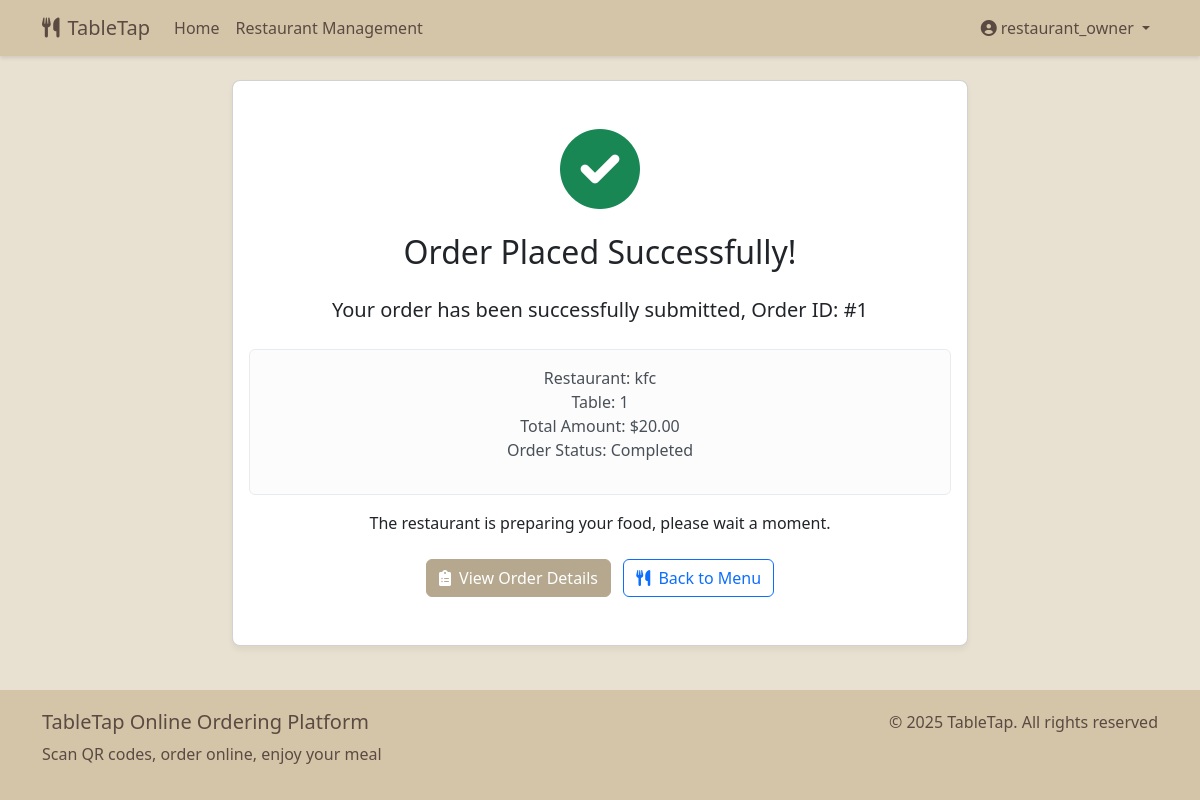
The page /order/order/1/success/ (signed in) on the database its author committed.
### user/models.py (models this page shows, shortened)
class User(AbstractUser):
    USER_TYPE_CHOICES = (
        ('customer', 'Customer'),
        ('restaurant', 'Restaurant Owner'),
        ('admin', 'Administrator'),
    )
    user_type = models.CharField('User Type', max_length=10, choices=USER_TYPE_CHOICES, default='customer')
    phone = models.CharField('Phone Number', max_length=15, blank=True)
    class Meta:
        verbose_name = 'User'
        verbose_name_plural = 'Users'
    @property
    def is_restaurant_owner(self):
        return self.user_type == 'restaurant'

### order/models.py (models this page shows, shortened)
class Order(models.Model):
    STATUS_CHOICES = (
        ('pending', 'Pending'),
        ('preparing', 'Preparing'),
        ('served', 'Served'),
        ('completed', 'Completed'),
        ('cancelled', 'Cancelled'),
    )
    customer = models.ForeignKey(settings.AUTH_USER_MODEL, on_delete=models.SET_NULL, null=True, blank=True, related_name='orders')
    restaurant = models.ForeignKey(Restaurant, on_delete=models.CASCADE, related_name='orders')
    table = models.ForeignKey(Table, on_delete=models.SET_NULL, null=True, related_name='orders')
    status = models.CharField('Order Status', max_length=20, choices=STATUS_CHOICES, default='pending')
    special_instructions = models.TextField('Special Instructions', blank=True)
    total_price = models.DecimalField('Total Price', max_digits=10, decimal_places=2, default=0)
    created_at = models.DateTimeField('Created At', auto_now_add=True)
    updated_at = models.DateTimeField('Updated At', auto_now=True)
    class Meta:
        verbose_name = 'Order'
        verbose_name_plural = 'Orders'
        ordering = ['-created_at']

### restaurant/models.py (models this page shows, shortened)
class Restaurant(models.Model):
    owner = models.ForeignKey(settings.AUTH_USER_MODEL, on_delete=models.CASCADE, related_name='restaurants')
    name = models.CharField('Restaurant Name', max_length=100)
    description = models.TextField('Description', blank=True)
    address = models.CharField('Address', max_length=200)
    phone = models.CharField('Contact Phone', max_length=15)
    logo = models.ImageField('Restaurant Logo', upload_to='restaurant_logos/', blank=True, null=True)
    is_active = models.BooleanField('Active Status', default=True)
    created_at = models.DateTimeField('Created At', auto_now_add=True)
    updated_at = models.DateTimeField('Updated At', auto_now=True)
    class Meta:
        verbose_name = 'Restaurant'
        verbose_name_plural = 'Restaurants'

class Table(models.Model):
    restaurant = models.ForeignKey(Restaurant, on_delete=models.CASCADE, related_name='tables')
    name = models.CharField('Table Name/Number', max_length=50)
    seats = models.PositiveSmallIntegerField('Number of Seats', default=4)
    qr_code = models.ImageField('QR Code', upload_to='table_qrcodes/', blank=True, null=True)
    uuid = models.UUIDField(default=uuid.uuid4, editable=False, unique=True)
    is_active = models.BooleanField('Active Status', default=True)
    created_at = models.DateTimeField('Created At', auto_now_add=True)
    class Meta:
        verbose_name = 'Table'
        verbose_name_plural = 'Tables'

### order/views.py (the view)
# urls.py: path('order/<int:order_id>/success/', views.order_success, name='order_success'),
@login_required
def order_success(request, order_id):
    order = get_object_or_404(Order, id=order_id)
    if request.user != order.customer and not request.user.is_superuser and not (request.user.is_restaurant_owner and request.user == order.restaurant.owner):
        return HttpResponseForbidden("You do not have permission to access this page")
    return render(request, 'order/order_success.html', {'order': order})

### templates/order/order_success.html (shortened to what this page needs)
{% extends 'base.html' %}
{% block content %}
<div class="row">
    <div class="col-md-8 offset-md-2">
        <div class="card">
            <div class="card-body text-center py-5">
                <i class="fas fa-check-circle fa-5x text-success mb-4"></i>
                <h2 class="mb-4">Order Placed Successfully!</h2>
                <p class="lead">Your order has been successfully submitted, Order ID: <strong>#{{ order.id }}</strong></p>
                <div class="alert alert-light mt-4">
                    <p>Restaurant: {{ order.restaurant.name }}<br>
                    Table: {{ order.table.name }}<br>
                    Total Amount: ${{ order.total_price }}<br>
                    Order Status: {{ order.get_status_display }}</p>
                </div>
                <p>The restaurant is preparing your food, please wait a moment.</p>
                <div class="mt-4">
                    <a href="{% url 'order:order_detail' order.id %}" class="btn btn-primary">
                        <i class="fas fa-clipboard-list me-1"></i> View Order Details
                    </a>
                    <a href="{% url 'menu:menu_view' order.table.uuid %}" class="btn btn-outline-primary ms-2">
                        <i class="fas fa-utensils me-1"></i> Back to Menu
                    </a>
                </div>
            </div>
        </div>
    </div>
</div>
{% endblock %}

### templates/base.html (shortened to what this page needs)
<!DOCTYPE html>
<html lang="en">
<head>
    <link href="https://cdn.jsdelivr.net/npm/bootstrap@5.3.0/dist/css/bootstrap.min.css" rel="stylesheet">
    <link rel="stylesheet" href="https://cdnjs.cloudflare.com/ajax/libs/font-awesome/6.0.0/css/all.min.css">
</head>
<body class="paper-texture">
    <nav class="navbar navbar-expand-lg navbar-light mb-4">
        <div class="container">
            <a class="navbar-brand" href="{% url 'restaurant:home' %}">
                <i class="fas fa-utensils me-2"></i>TableTap
            </a>
            <div class="collapse navbar-collapse" id="navbarNav">
                <ul class="navbar-nav me-auto">
                    <li class="nav-item">
                        <a class="nav-link" href="{% url 'restaurant:home' %}">Home</a>
                    </li>
                    {% if user.is_authenticated %}
                        {% if user.is_restaurant_owner %}
                        <li class="nav-item">
                            <a class="nav-link" href="{% url 'restaurant:dashboard' %}">Restaurant Management</a>
                        </li>
                        {% endif %}
                    {% endif %}
                </ul>
                <ul class="navbar-nav">
                    {% if user.is_authenticated %}
                        <li class="nav-item dropdown">
                            <a class="nav-link dropdown-toggle" href="#" id="navbarDropdown" role="button" data-bs-toggle="dropdown">
                                <i class="fas fa-user-circle me-1"></i>{{ user.username }}
                            </a>
                        </li>
                    {% endif %}
                </ul>
            </div>
        </div>
    </nav>
    <div class="container my-4">
        {% block content %}{% endblock %}
    </div>
    <footer class="footer mt-auto">
        <div class="container">
            <div class="row">
                <div class="col-md-6">
                    <h5>TableTap Online Ordering Platform</h5>
                    <p>Scan QR codes, order online, enjoy your meal</p>
                </div>
                <div class="col-md-6 text-md-end">
                    <p>&copy; {% now "Y" %} TableTap. All rights reserved</p>
                </div>
            </div>
        </div>
    </footer>
</body>
</html>

### templates/base.html (style rules this page uses)
:root { --kraft-color: #d4c5a9; --kraft-dark: #b5a88e; --kraft-light: #e8e0d0; --kraft-text: #5a4a42; }
body { background-color: var(--kraft-light); color: var(--kraft-text); font-family: 'Segoe UI', Tahoma, Geneva, Verdana, sans-serif; }
.navbar { background-color: var(--kraft-color); box-shadow: 0 2px 4px rgba(0,0,0,0.1); }
.navbar-brand, .nav-link { color: var(--kraft-text); }
.btn-primary { background-color: var(--kraft-dark); border-color: var(--kraft-dark); color: white; }
.card { background-color: white; border-radius: 8px; box-shadow: 0 4px 6px rgba(0,0,0,0.05); margin-bottom: 20px; }
.footer { background-color: var(--kraft-color); color: var(--kraft-text); padding: 20px 0; margin-top: 30px; }
.paper-texture { position: relative; }
.paper-texture::before { content: ""; position: absolute; top: 0; left: 0; width: 100%; height: 100%; opacity: 0.1; pointer-events: none; }

### rows shown on the page
User: username "restaurant_owner"
Order: id "1", restaurant.name "kfc", table.name "1", total_price "20.00", status "Completed"
